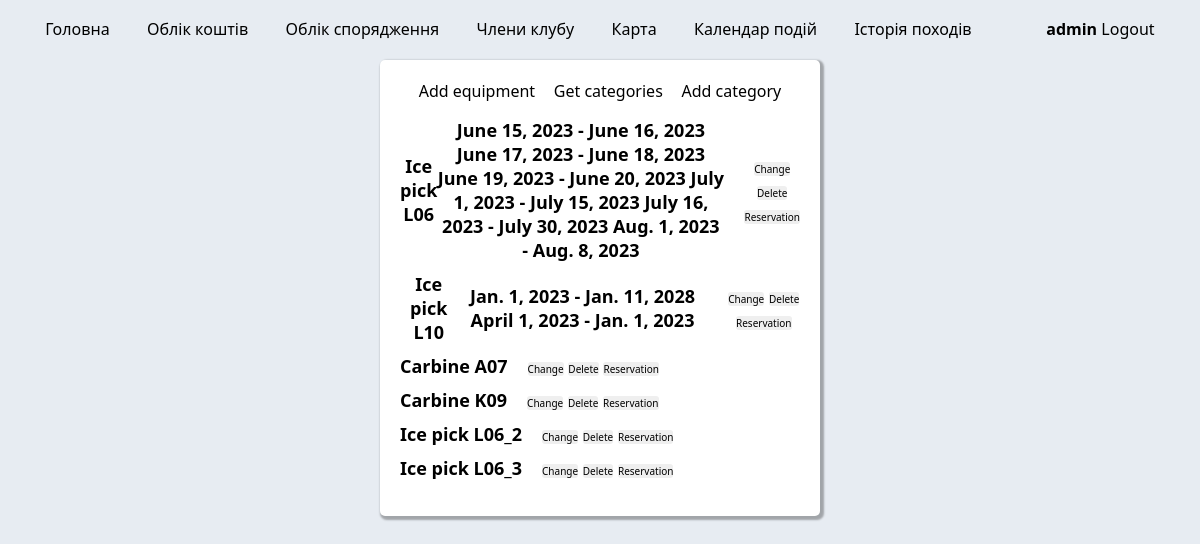
The app's page /equipment/ (signed in), older data.
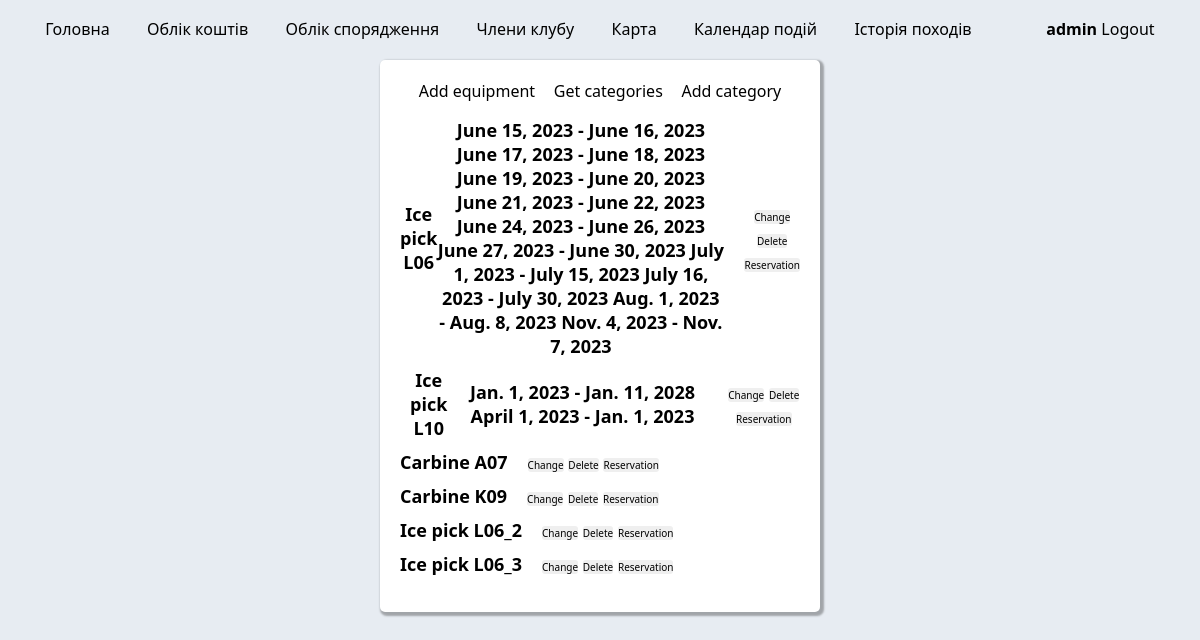
The same page, newer data.
### equipment_accounting/models.py (models this page shows, shortened)
class Equipments(models.Model):
    equipment_name = models.CharField(max_length=50, null=False)
    equipment_category = models.ManyToManyField(EquipmentsCategories)
    weight_of_equipment_kg = models.FloatField(null=False)
    photo_of_equipment = models.ImageField(default='default_tool.png', upload_to='equipment_images')
    current_user = models.ForeignKey(User, on_delete=models.CASCADE, default=1)
    equipment_description = models.CharField(max_length=150, default="-")

class EquipmentBooking(models.Model):
    club_member = models.ForeignKey(User, on_delete=models.CASCADE)
    reserved_equipment = models.ForeignKey(Equipments, on_delete=models.CASCADE)
    booking_date_from = models.DateField()
    booking_date_to = models.DateField(default=timezone.now)

### equipment_accounting/views.py (the view)
# urls.py: path("", views.get_equipments, name="get_equipments"), # table of equipment
@login_required(login_url='/login/')
def get_equipments(request):
    allowed_positions = ["Equipment manager", "Head"] #### Винести в окремий файл
    profile = request.user.profile
    has_permission = profile.user_position.filter(positions_category__in=allowed_positions).exists()
    booking_date = EquipmentBooking.objects.all().order_by("booking_date_from")
    equipments = Equipments.objects.all()
    return render(
                    request,
                    "equipment_accounting/equipment.html",
                    context={"equipments": equipments, "has_permission": has_permission, "booking_date":booking_date}
                )

### equipment_accounting/templates/equipment_accounting/equipment.html (shortened to what this page needs)
{% extends "layouts/base.html" %}
{% block content %}
<div class="modal">
  <div class="category">
    {% if has_permission %}
    <a class="link" href="{% url 'equipment:add_equipment' %}" role="button">Add equipment</a>
    <a class="link" href="{% url 'equipment:get_category' %}" role="button">Get categories</a>
    <a class="link" href="{% url 'equipment:add_category' %}" role="button">Add category</a>
    {% endif %}
  </div>
  <ul class="list">
    {% for equipment in equipments %}
    <li class="items items-left">
      <a class="link" href="{% url 'equipment:detail_equipment' equipment.id %}" role="button" class="outline">{{ equipment.equipment_name }}</a>
      {% for book_equ in booking_date %}
        {% if equipment.id == book_equ.reserved_equipment.id %}
          {{ book_equ.booking_date_from }} - {{ book_equ.booking_date_to }}
        {% endif %}
      {% endfor %}
      <div class="buttons buttons-right">
        {% if has_permission %}
        <a class="link" href="{% url 'equipment:change_equipment' equipment.id %}" role="button"><button class="btn btn-right" type="button">Change</button></a>
        <a class="link" href="{% url 'equipment:delete_equipment' equipment.id %}" role="button" class="contrast"><button class="btn btn-right" type="button">Delete</button></a>
        {% endif %}
        <a class="link" href="{% url 'equipment:get_book_equipment' equipment.id %}" role="button" class="contrast"><button class="btn btn-right" type="button">Reservation</button></a>
      </div>
    </li>
    {% endfor %}
  </ul>
</div>
{% endblock content %}

Row changes from the older to the newer data that the page shows:
added EquipmentBooking: booking_date_from "June 21, 2023", booking_date_to "June 22, 2023", shown under Equipments "Ice pick L06"
added EquipmentBooking: booking_date_from "June 24, 2023", booking_date_to "June 26, 2023", shown under Equipments "Ice pick L06"
added EquipmentBooking: booking_date_from "June 27, 2023", booking_date_to "June 30, 2023", shown under Equipments "Ice pick L06"
added EquipmentBooking: booking_date_from "Nov. 4, 2023", booking_date_to "Nov. 7, 2023", shown under Equipments "Ice pick L06"
